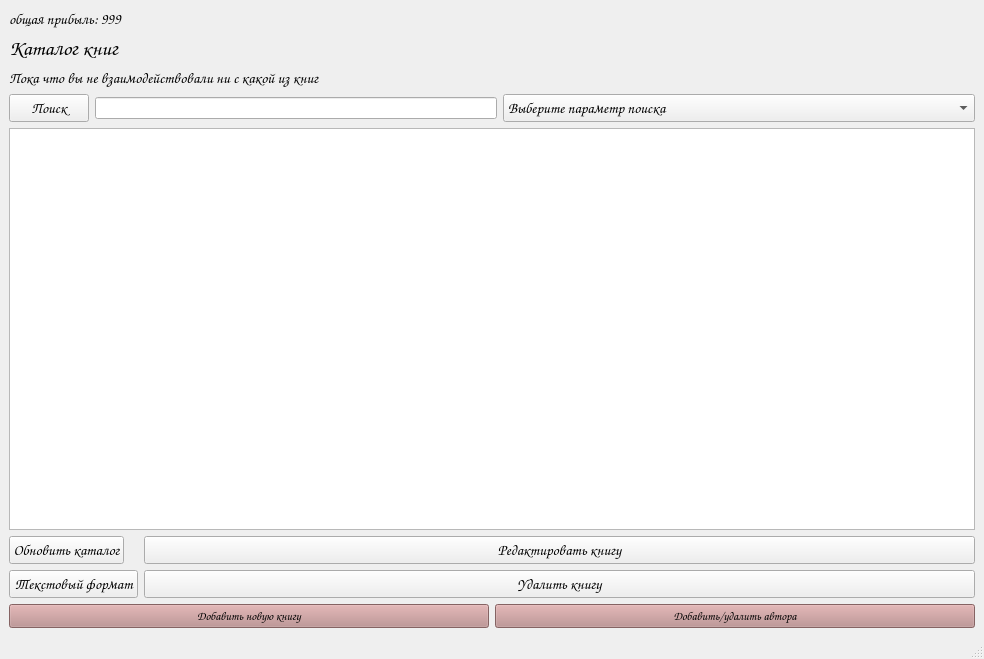
<?xml version="1.0" encoding="UTF-8"?>
<ui version="4.0">
 <class>MainWindow</class>
 <widget class="QMainWindow" name="MainWindow">
  <property name="enabled">
   <bool>true</bool>
  </property>
  <property name="geometry">
   <rect>
    <x>0</x>
    <y>0</y>
    <width>984</width>
    <height>659</height>
   </rect>
  </property>
  <property name="cursor">
   <cursorShape>ArrowCursor</cursorShape>
  </property>
  <property name="windowTitle">
   <string>Каталог книг</string>
  </property>
  <widget class="QWidget" name="centralwidget">
   <layout class="QGridLayout" name="gridLayout">
    <item row="0" column="0">
     <widget class="QLabel" name="profit">
      <property name="styleSheet">
       <string notr="true">font-family: Comic Sans MS;
  font-size: 15px;

</string>
      </property>
      <property name="frameShape">
       <enum>QFrame::NoFrame</enum>
      </property>
      <property name="frameShadow">
       <enum>QFrame::Plain</enum>
      </property>
      <property name="text">
       <string>общая прибыль: 999</string>
      </property>
     </widget>
    </item>
    <item row="1" column="0">
     <layout class="QVBoxLayout" name="verticalLayout_3">
      <item>
       <layout class="QHBoxLayout" name="horizontalLayout_2">
        <item>
         <layout class="QVBoxLayout" name="verticalLayout">
          <item>
           <widget class="QLabel" name="label">
            <property name="styleSheet">
             <string notr="true">font-family: Comic Sans MS;
  font-size: 15px;

</string>
            </property>
            <property name="text">
             <string>&lt;html&gt;&lt;head/&gt;&lt;body&gt;&lt;p&gt;&lt;span style=&quot; font-size:16pt;&quot;&gt;Каталог книг &lt;/span&gt;&lt;/p&gt;&lt;/body&gt;&lt;/html&gt;</string>
            </property>
           </widget>
          </item>
          <item>
           <widget class="QLabel" name="currentBook">
            <property name="styleSheet">
             <string notr="true">font-family: Comic Sans MS;
  font-size: 15px;

</string>
            </property>
            <property name="text">
             <string>Пока что вы не взаимодействовали ни с какой из книг</string>
            </property>
           </widget>
          </item>
          <item>
           <layout class="QHBoxLayout" name="horizontalLayout_3">
            <item>
             <widget class="QPushButton" name="poiskBut">
              <property name="styleSheet">
               <string notr="true">font-family: Comic Sans MS;
  font-size: 15px;

</string>
              </property>
              <property name="text">
               <string>Поиск</string>
              </property>
             </widget>
            </item>
            <item>
             <widget class="QLineEdit" name="poiskEdit"/>
            </item>
            <item>
             <widget class="QComboBox" name="parametrs">
              <property name="styleSheet">
               <string notr="true">font-family: Comic Sans MS;
  font-size: 15px;

</string>
              </property>
              <item>
               <property name="text">
                <string>Выберите параметр поиска</string>
               </property>
              </item>
              <item>
               <property name="text">
                <string>Название</string>
               </property>
              </item>
              <item>
               <property name="text">
                <string>Автор</string>
               </property>
              </item>
              <item>
               <property name="text">
                <string>Цена (Вводить в формате' x - y'), где x - минимальная цена, а y - максимальная</string>
               </property>
              </item>
             </widget>
            </item>
           </layout>
          </item>
         </layout>
        </item>
       </layout>
      </item>
      <item>
       <widget class="QListWidget" name="BooksList">
        <property name="styleSheet">
         <string notr="true">font-family: Comic Sans MS;
  font-size: 15px;

</string>
        </property>
       </widget>
      </item>
      <item>
       <layout class="QVBoxLayout" name="verticalLayout_2">
        <item>
         <layout class="QFormLayout" name="formLayout">
          <item row="0" column="0">
           <widget class="QPushButton" name="updateBut">
            <property name="styleSheet">
             <string notr="true">font-family: Comic Sans MS;
  font-size: 15px;

</string>
            </property>
            <property name="text">
             <string>Обновить каталог</string>
            </property>
            <attribute name="buttonGroup">
             <string notr="true">buttonGroup</string>
            </attribute>
           </widget>
          </item>
          <item row="0" column="1">
           <widget class="QPushButton" name="editBut">
            <property name="styleSheet">
             <string notr="true">font-family: Comic Sans MS;
  font-size: 15px;

</string>
            </property>
            <property name="text">
             <string>Редактировать книгу</string>
            </property>
            <property name="iconSize">
             <size>
              <width>20</width>
              <height>20</height>
             </size>
            </property>
            <attribute name="buttonGroup">
             <string notr="true">buttonGroup</string>
            </attribute>
           </widget>
          </item>
          <item row="1" column="0">
           <widget class="QPushButton" name="textBut">
            <property name="styleSheet">
             <string notr="true">font-family: Comic Sans MS;
  font-size: 15px;

</string>
            </property>
            <property name="text">
             <string>Текстовый формат</string>
            </property>
           </widget>
          </item>
          <item row="1" column="1">
           <widget class="QPushButton" name="delBut">
            <property name="styleSheet">
             <string notr="true">font-family: Comic Sans MS;
  font-size: 15px;

</string>
            </property>
            <property name="text">
             <string>Удалить книгу</string>
            </property>
            <attribute name="buttonGroup">
             <string notr="true">buttonGroup</string>
            </attribute>
           </widget>
          </item>
         </layout>
        </item>
        <item>
         <layout class="QHBoxLayout" name="horizontalLayout">
          <item>
           <widget class="QPushButton" name="addBut">
            <property name="styleSheet">
             <string notr="true">
background-color: #BA8A8A;
font-family: Comic Sans MS</string>
            </property>
            <property name="text">
             <string>Добавить новую книгу</string>
            </property>
            <property name="icon">
             <iconset>
              <normaloff>../pictures/newbut.png</normaloff>../pictures/newbut.png</iconset>
            </property>
           </widget>
          </item>
          <item>
           <widget class="QPushButton" name="addAuthorBut">
            <property name="styleSheet">
             <string notr="true">background-color: #BA8A8A;
font-family: Comic Sans MS</string>
            </property>
            <property name="text">
             <string>Добавить/удалить автора</string>
            </property>
            <property name="icon">
             <iconset>
              <normaloff>../pictures/newauthor.png</normaloff>../pictures/newauthor.png</iconset>
            </property>
           </widget>
          </item>
         </layout>
        </item>
       </layout>
      </item>
     </layout>
    </item>
   </layout>
  </widget>
  <widget class="QMenuBar" name="menubar">
   <property name="geometry">
    <rect>
     <x>0</x>
     <y>0</y>
     <width>984</width>
     <height>26</height>
    </rect>
   </property>
  </widget>
  <widget class="QStatusBar" name="statusbar"/>
 </widget>
 <resources/>
 <connections/>
 <buttongroups>
  <buttongroup name="buttonGroup"/>
 </buttongroups>
</ui>
